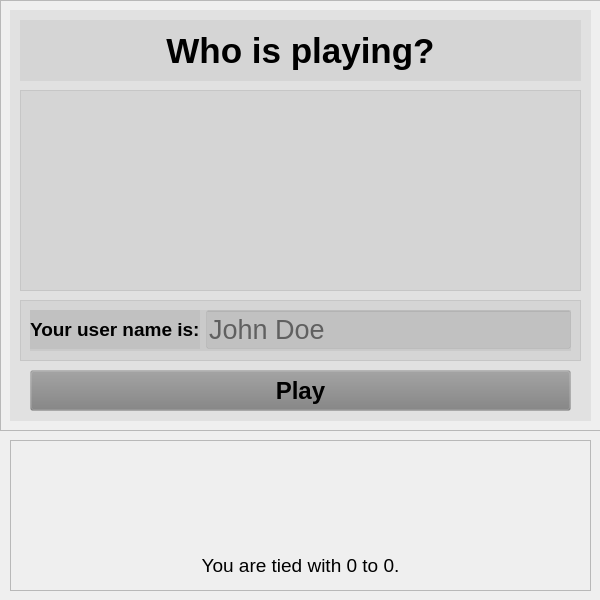
<?xml version="1.0" encoding="UTF-8"?>
<ui version="4.0">
 <class>GameWidget</class>
 <widget class="QWidget" name="GameWidget">
  <property name="geometry">
   <rect>
    <x>0</x>
    <y>0</y>
    <width>600</width>
    <height>600</height>
   </rect>
  </property>
  <property name="minimumSize">
   <size>
    <width>600</width>
    <height>600</height>
   </size>
  </property>
  <property name="maximumSize">
   <size>
    <width>600</width>
    <height>600</height>
   </size>
  </property>
  <property name="windowTitle">
   <string>QtRPSLS</string>
  </property>
  <widget class="QFrame" name="scene">
   <property name="geometry">
    <rect>
     <x>0</x>
     <y>0</y>
     <width>601</width>
     <height>431</height>
    </rect>
   </property>
   <property name="frameShape">
    <enum>QFrame::Shape::StyledPanel</enum>
   </property>
   <property name="frameShadow">
    <enum>QFrame::Shadow::Raised</enum>
   </property>
   <widget class="QStackedWidget" name="sceneWidgets">
    <property name="geometry">
     <rect>
      <x>10</x>
      <y>10</y>
      <width>581</width>
      <height>411</height>
     </rect>
    </property>
    <property name="autoFillBackground">
     <bool>false</bool>
    </property>
    <property name="currentIndex">
     <number>0</number>
    </property>
    <widget class="QWidget" name="userWidget">
     <property name="styleSheet">
      <string notr="true">background-color:rgba(128,128,128,32);</string>
     </property>
     <widget class="QLabel" name="whoIsPlayingLabel">
      <property name="geometry">
       <rect>
        <x>10</x>
        <y>10</y>
        <width>561</width>
        <height>61</height>
       </rect>
      </property>
      <property name="font">
       <font>
        <family>Arial</family>
        <pointsize>26</pointsize>
        <bold>true</bold>
       </font>
      </property>
      <property name="text">
       <string>Who is playing?</string>
      </property>
      <property name="alignment">
       <set>Qt::AlignmentFlag::AlignCenter</set>
      </property>
     </widget>
     <widget class="QFrame" name="newUserFrame">
      <property name="enabled">
       <bool>true</bool>
      </property>
      <property name="geometry">
       <rect>
        <x>10</x>
        <y>290</y>
        <width>561</width>
        <height>61</height>
       </rect>
      </property>
      <property name="styleSheet">
       <string notr="true"/>
      </property>
      <property name="frameShape">
       <enum>QFrame::Shape::StyledPanel</enum>
      </property>
      <property name="frameShadow">
       <enum>QFrame::Shadow::Raised</enum>
      </property>
      <widget class="QWidget" name="formLayoutWidget">
       <property name="geometry">
        <rect>
         <x>10</x>
         <y>10</y>
         <width>541</width>
         <height>41</height>
        </rect>
       </property>
       <layout class="QFormLayout" name="formLayout_2">
        <item row="0" column="0">
         <widget class="QLabel" name="newUserNameFieldLabel">
          <property name="font">
           <font>
            <family>Arial</family>
            <pointsize>14</pointsize>
            <bold>true</bold>
           </font>
          </property>
          <property name="text">
           <string>Your user name is:</string>
          </property>
          <property name="alignment">
           <set>Qt::AlignmentFlag::AlignLeading|Qt::AlignmentFlag::AlignLeft|Qt::AlignmentFlag::AlignVCenter</set>
          </property>
         </widget>
        </item>
        <item row="0" column="1">
         <widget class="QLineEdit" name="newUserNameField">
          <property name="enabled">
           <bool>false</bool>
          </property>
          <property name="font">
           <font>
            <family>Arial</family>
            <pointsize>20</pointsize>
           </font>
          </property>
          <property name="maxLength">
           <number>100</number>
          </property>
          <property name="alignment">
           <set>Qt::AlignmentFlag::AlignLeading|Qt::AlignmentFlag::AlignLeft|Qt::AlignmentFlag::AlignVCenter</set>
          </property>
          <property name="placeholderText">
           <string>John Doe</string>
          </property>
          <property name="clearButtonEnabled">
           <bool>false</bool>
          </property>
         </widget>
        </item>
       </layout>
      </widget>
     </widget>
     <widget class="QPushButton" name="userPlayButton">
      <property name="geometry">
       <rect>
        <x>20</x>
        <y>360</y>
        <width>541</width>
        <height>41</height>
       </rect>
      </property>
      <property name="font">
       <font>
        <family>Arial</family>
        <pointsize>18</pointsize>
        <bold>true</bold>
       </font>
      </property>
      <property name="text">
       <string>Play</string>
      </property>
     </widget>
     <widget class="QListWidget" name="userList">
      <property name="geometry">
       <rect>
        <x>10</x>
        <y>80</y>
        <width>561</width>
        <height>201</height>
       </rect>
      </property>
     </widget>
    </widget>
    <widget class="QWidget" name="playingWidget">
     <widget class="QLabel" name="sceneActionLabel">
      <property name="geometry">
       <rect>
        <x>0</x>
        <y>0</y>
        <width>581</width>
        <height>411</height>
       </rect>
      </property>
      <property name="text">
       <string/>
      </property>
      <property name="scaledContents">
       <bool>true</bool>
      </property>
      <property name="alignment">
       <set>Qt::AlignmentFlag::AlignCenter</set>
      </property>
     </widget>
    </widget>
    <widget class="QWidget" name="replayWidget">
     <property name="styleSheet">
      <string notr="true">background-color:rgba(128,128,128,32);</string>
     </property>
     <widget class="QLabel" name="playAgainLabel">
      <property name="geometry">
       <rect>
        <x>10</x>
        <y>10</y>
        <width>561</width>
        <height>61</height>
       </rect>
      </property>
      <property name="font">
       <font>
        <family>Arial</family>
        <pointsize>26</pointsize>
        <bold>true</bold>
       </font>
      </property>
      <property name="text">
       <string>Play Again?</string>
      </property>
      <property name="alignment">
       <set>Qt::AlignmentFlag::AlignCenter</set>
      </property>
     </widget>
     <widget class="QWidget" name="verticalLayoutWidget">
      <property name="geometry">
       <rect>
        <x>120</x>
        <y>180</y>
        <width>331</width>
        <height>80</height>
       </rect>
      </property>
      <layout class="QVBoxLayout" name="verticalLayout">
       <item>
        <widget class="QPushButton" name="playAgainYesButton">
         <property name="font">
          <font>
           <family>Arial</family>
           <pointsize>18</pointsize>
           <bold>true</bold>
          </font>
         </property>
         <property name="text">
          <string>Yes</string>
         </property>
        </widget>
       </item>
       <item>
        <widget class="QPushButton" name="playAgainNoButton">
         <property name="font">
          <font>
           <family>Arial</family>
           <pointsize>18</pointsize>
           <bold>true</bold>
          </font>
         </property>
         <property name="text">
          <string>No</string>
         </property>
        </widget>
       </item>
      </layout>
     </widget>
    </widget>
   </widget>
  </widget>
  <widget class="QFrame" name="hud">
   <property name="geometry">
    <rect>
     <x>10</x>
     <y>440</y>
     <width>581</width>
     <height>151</height>
    </rect>
   </property>
   <property name="frameShape">
    <enum>QFrame::Shape::StyledPanel</enum>
   </property>
   <property name="frameShadow">
    <enum>QFrame::Shadow::Raised</enum>
   </property>
   <widget class="QWidget" name="horizontalLayoutWidget">
    <property name="geometry">
     <rect>
      <x>0</x>
      <y>0</y>
      <width>581</width>
      <height>101</height>
     </rect>
    </property>
    <layout class="QHBoxLayout" name="horizontalLayout">
     <item>
      <widget class="QPushButton" name="rockButton">
       <property name="enabled">
        <bool>true</bool>
       </property>
       <property name="minimumSize">
        <size>
         <width>64</width>
         <height>64</height>
        </size>
       </property>
       <property name="maximumSize">
        <size>
         <width>16777215</width>
         <height>16777215</height>
        </size>
       </property>
       <property name="toolTip">
        <string>Play Rock</string>
       </property>
       <property name="accessibleName">
        <string>Rock</string>
       </property>
       <property name="accessibleDescription">
        <string>Play Rock</string>
       </property>
       <property name="styleSheet">
        <string notr="true">QPushButton {
	border: none;
}</string>
       </property>
       <property name="text">
        <string/>
       </property>
       <property name="icon">
        <iconset resource="../../resources.qrc">
         <normaloff>:/assets/Game/img/rock_new.svg</normaloff>:/assets/Game/img/rock_new.svg</iconset>
       </property>
       <property name="iconSize">
        <size>
         <width>64</width>
         <height>64</height>
        </size>
       </property>
      </widget>
     </item>
     <item>
      <widget class="QPushButton" name="paperButton">
       <property name="mouseTracking">
        <bool>false</bool>
       </property>
       <property name="toolTip">
        <string>Play Paper</string>
       </property>
       <property name="accessibleName">
        <string>Paper</string>
       </property>
       <property name="accessibleDescription">
        <string>Play Paper</string>
       </property>
       <property name="styleSheet">
        <string notr="true">QPushButton {
	border: none;
}</string>
       </property>
       <property name="text">
        <string/>
       </property>
       <property name="icon">
        <iconset resource="../../resources.qrc">
         <normaloff>:/assets/Game/img/paper_new.svg</normaloff>:/assets/Game/img/paper_new.svg</iconset>
       </property>
       <property name="iconSize">
        <size>
         <width>64</width>
         <height>64</height>
        </size>
       </property>
      </widget>
     </item>
     <item>
      <widget class="QPushButton" name="scissorsButton">
       <property name="toolTip">
        <string>Play Scissors</string>
       </property>
       <property name="accessibleName">
        <string>Scissors</string>
       </property>
       <property name="accessibleDescription">
        <string>Play Scissors</string>
       </property>
       <property name="styleSheet">
        <string notr="true">QPushButton {
	border: none;
}</string>
       </property>
       <property name="text">
        <string/>
       </property>
       <property name="icon">
        <iconset resource="../../resources.qrc">
         <normaloff>:/assets/Game/img/scissors_new.svg</normaloff>:/assets/Game/img/scissors_new.svg</iconset>
       </property>
       <property name="iconSize">
        <size>
         <width>64</width>
         <height>64</height>
        </size>
       </property>
      </widget>
     </item>
     <item>
      <widget class="QPushButton" name="lizardButton">
       <property name="toolTip">
        <string>Play Lizard</string>
       </property>
       <property name="styleSheet">
        <string notr="true">QPushButton {
	border: none;
}</string>
       </property>
       <property name="text">
        <string/>
       </property>
       <property name="icon">
        <iconset resource="../../resources.qrc">
         <normaloff>:/assets/Game/img/lizard_new.svg</normaloff>:/assets/Game/img/lizard_new.svg</iconset>
       </property>
       <property name="iconSize">
        <size>
         <width>64</width>
         <height>64</height>
        </size>
       </property>
      </widget>
     </item>
     <item>
      <widget class="QPushButton" name="spockButton">
       <property name="toolTip">
        <string>Play Spock</string>
       </property>
       <property name="styleSheet">
        <string notr="true">QPushButton {
	border: none;
}</string>
       </property>
       <property name="text">
        <string/>
       </property>
       <property name="icon">
        <iconset resource="../../resources.qrc">
         <normaloff>:/assets/Game/img/spock_new.svg</normaloff>:/assets/Game/img/spock_new.svg</iconset>
       </property>
       <property name="iconSize">
        <size>
         <width>64</width>
         <height>64</height>
        </size>
       </property>
      </widget>
     </item>
    </layout>
   </widget>
   <widget class="QLabel" name="scoreLabel">
    <property name="geometry">
     <rect>
      <x>0</x>
      <y>100</y>
      <width>581</width>
      <height>51</height>
     </rect>
    </property>
    <property name="font">
     <font>
      <family>Arial</family>
      <pointsize>14</pointsize>
     </font>
    </property>
    <property name="text">
     <string>You are tied with 0 to 0.</string>
    </property>
    <property name="alignment">
     <set>Qt::AlignmentFlag::AlignCenter</set>
    </property>
   </widget>
  </widget>
 </widget>
 <resources>
  <include location="../../resources.qrc"/>
 </resources>
 <connections/>
</ui>
